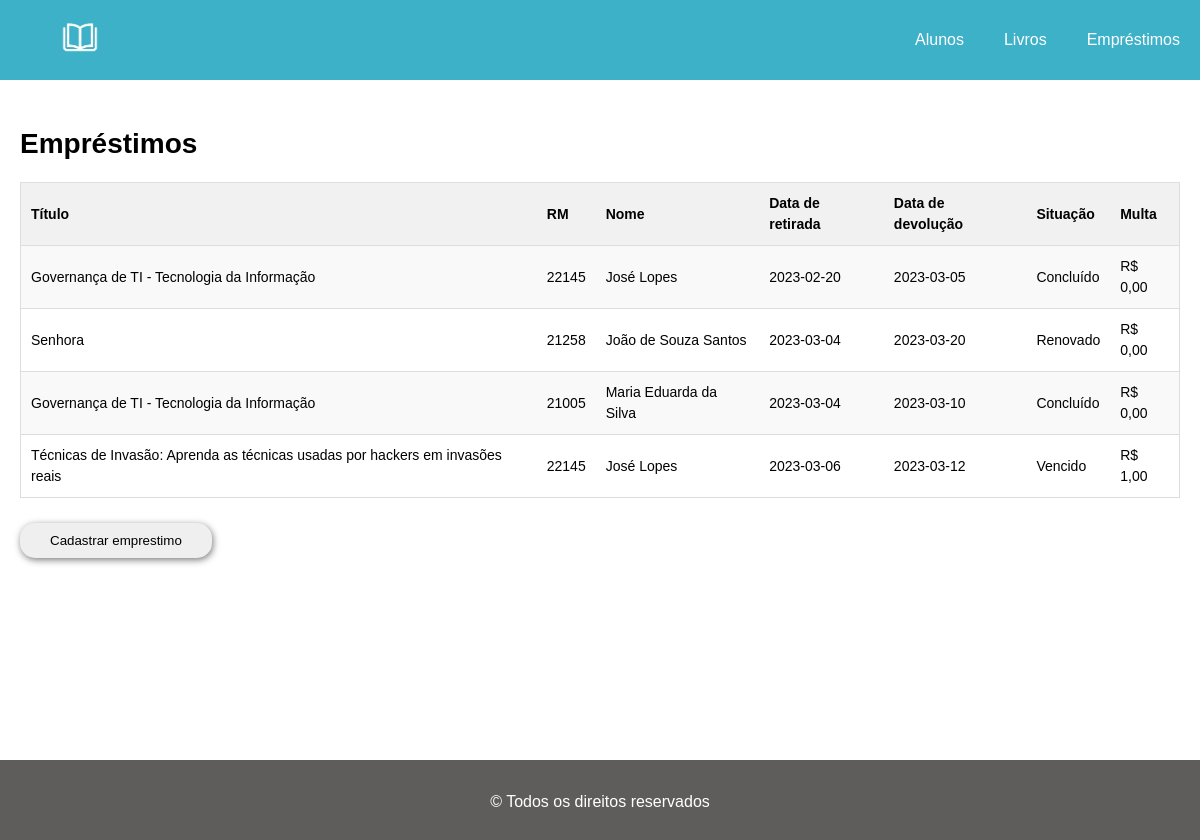
The app's page /?pagina=emprestimos with its own data.
### tables this page shows
CREATE TABLE EMPRESTIMO(
	ID_EMP INT auto_increment primary key,
	ID_LIVRO INT NOT NULL,
    RM INT NOT NULL,
    DATA_RETIRADA DATE NOT NULL,
    DATA_DEVOLUCAO DATE,
    SITUACAO VARCHAR(30) NOT NULL,
    MULTA DECIMAL(10,2),
    CONSTRAINT FK_EMPRESTIMO_LIVRO FOREIGN KEY(ID_LIVRO) REFERENCES LIVRO(ID_LIVRO),
    CONSTRAINT FK_EMPRESTIMO_ALUNO FOREIGN KEY(RM) REFERENCES ALUNO(RM)
);

CREATE TABLE LIVRO(
	ID_LIVRO INT auto_increment primary key,
	ISBN CHAR(17) NOT NULL,  
    TITULO VARCHAR(80) NOT NULL,
    AUTOR VARCHAR(100) NOT NULL, 
    EDITORA VARCHAR(80) NOT NULL,
    GENERO VARCHAR(40),
    ANO INT(4) NOT NULL,
    EXEMPLAR INT NOT NULL,
    SITUACAO VARCHAR(30) NOT NULL
);

CREATE TABLE ALUNO(
	RM INT NOT NULL,
    NOME VARCHAR(60) NOT NULL,
    TELEFONE VARCHAR(14) NOT NULL,  
    DATA_NASC DATE NOT NULL,
    EMAIL VARCHAR(100) NOT NULL,
    SENHA VARCHAR(32) NOT NULL,
    CURSO VARCHAR(40) NOT NULL,
    SERIE CHAR(1) NOT NULL, 
    ANO_INGRESSO year NOT NULL,
    PERIODO CHAR(5) NOT NULL,
    PRIMARY KEY (RM)
);

### views/emprestimos.php (the view)
<?php
    $query = "SELECT livro.titulo, aluno.rm, aluno.nome, emprestimo.data_retirada, emprestimo.data_devolucao, emprestimo.situacao, emprestimo.multa from livro, aluno, emprestimo WHERE (emprestimo.id_livro = livro.id_livro) AND (emprestimo.rm = aluno.rm)";
    $consulta_emprestimos = mysqli_query($conexao, $query);
?>
<h2>Empréstimos</h2>
<table>
   <tr>
      <th>Título</th>
      <th>RM</th>
      <th>Nome</th>
      <th>Data de retirada</th>
      <th>Data de devolução</th>
      <th>Situação</th>
      <th>Multa</th>
   </tr>
   <?php
    while ($linha = mysqli_fetch_array($consulta_emprestimos)) {
        echo "<tr>";
            echo "<td>". $linha[0] ."</td>";
            echo "<td>". $linha[1] ."</td>";
            echo "<td>". $linha[2] ."</td>";
            echo "<td>". $linha[3] ."</td>";
            echo "<td>". $linha[4] ."</td>";
            echo "<td>". $linha[5] ."</td>";
            if ($linha[6] == null) {
                echo "<td>R$ 0,00</td>";
            } else {
                echo "<td>R$ ". str_replace('.', ',', number_format($linha[6], 2)) ."</td>";
            }
        echo "</tr>";
    }
   ?>
</table>
<a href="?pagina=form_emprestimo"><button class="cadastrar">Cadastrar emprestimo</button></a>

### estilos/base-site.css (style rules this page uses)
* { margin: 0; padding: 0; font-family: Arial, Helvetica, sans-serif; }
h2 { font-size: 1.75rem; padding: 1em 0 0.8em 0; }
button.cadastrar { margin: 25px 0 25px 0; padding: 10px 30px 10px 30px; border-radius: 15px; outline: none; border: none; box-shadow: 1px 2px 7px rgb(123, 123, 123); cursor: pointer; }

### estilos/table.css (style rules this page uses)
table { width: 100%; font-size: 14px; line-height: 1.5; border-collapse: collapse; border-spacing: 0; background: #ffffff; border: 1px solid #ddd; }
th { text-align: left; padding: 10px; background-color: #f1f1f1; }
tr:nth-child(even) { background-color: #f9f9f9; }
td { padding: 10px; border-top: 1px solid #ddd; border-bottom: 1px solid #ddd; }

### records on screen
emprestimo: ID_LIVRO.TITULO "Governança de TI - Tecnologia da Informação", RM.RM "22145", RM.NOME "José Lopes", DATA_RETIRADA "2023-02-20", DATA_DEVOLUCAO "2023-03-05", SITUACAO "Concluído", shows "R$ 0,00"
emprestimo: ID_LIVRO.TITULO "Senhora", RM.RM "21258", RM.NOME "João de Souza Santos", DATA_RETIRADA "2023-03-04", DATA_DEVOLUCAO "2023-03-20", SITUACAO "Renovado", shows "R$ 0,00"
emprestimo: ID_LIVRO.TITULO "Governança de TI - Tecnologia da Informação", RM.RM "21005", RM.NOME "Maria Eduarda da Silva", DATA_RETIRADA "2023-03-04", DATA_DEVOLUCAO "2023-03-10", SITUACAO "Concluído", shows "R$ 0,00"
emprestimo: ID_LIVRO.TITULO "Técnicas de Invasão: Aprenda as técnicas usadas por hackers em invasões reais", RM.RM "22145", RM.NOME "José Lopes", DATA_RETIRADA "2023-03-06", DATA_DEVOLUCAO "2023-03-12", SITUACAO "Vencido", MULTA "1,00"
